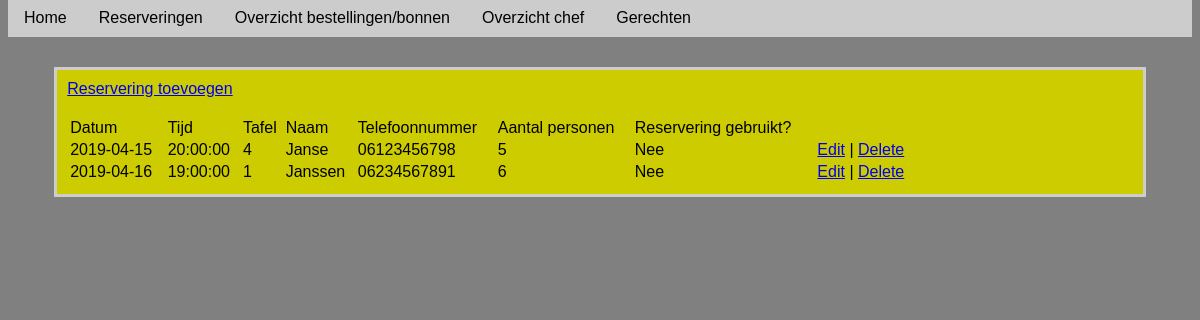
/clsReserveringen.php, run on the app's committed database.
### tables this page shows
CREATE TABLE `reservering` (
  `ReserveringID` int(11) NOT NULL,
  `Tafel` varchar(3) NOT NULL,
  `Datum` date NOT NULL,
  `Tijd` time NOT NULL,
  `Klantid` int(5) NOT NULL,
  `Personen` int(11) NOT NULL,
  `Reservatie` varchar(3) NOT NULL
);

CREATE TABLE `klant` (
  `Klantid` int(5) NOT NULL,
  `Klantnaam` varchar(30) NOT NULL,
  `Telefoon` varchar(11) NOT NULL
);

### clsReserveringen.php (the view, shortened to what this page needs)
<!DOCTYPE html PUBLIC "-//W3C//DTD XHTML 1.0 Transitional//EN" "http://www.w3.org/TR/xhtml1/DTD/xhtml1-transitional.dtd">
<html xmlns="http://www.w3.org/1999/xhtml">
<head>
	<link rel="stylesheet" type="text/css" a href="styles/style.css"/>
</head>
 <?php
include_once 'includes/header.php'
?>
<body>
 <main>
<a href="classes/ReserveringCRUD/add.html">Reservering toevoegen</a><br/><br/>
    <table width='80%'>
 <thead>
    <tr>
        <td>Datum</td>
    	<td>Tijd</td>
    	<td>Tafel</td>
    	<td>Naam</td>
    	<td>Telefoonnummer</td>
    	<td>Aantal personen</td>
    	<td>Reservering gebruikt?</td>
    </tr>
    </thead>
    <tbody>
    <?php
	require_once "includes/config.php";
     $sql = "SELECT reservering.ReserveringID, reservering.Tafel, reservering.Datum, reservering.Tijd,  klant.Klantnaam, klant.Telefoon, reservering.Personen, reservering.Reservatie FROM reservering JOIN Klant ON reservering.Klantid = klant.Klantid ORDER BY datum, tijd ASC";
            $result = $mysqli->query($sql);
            if($result->num_rows > 0) {
            while($row = $result->fetch_assoc()) {
		echo "<td>".$row['Datum']."</td>";
        echo "<td>".$row['Tijd']."</td>";
        echo "<td>".$row['Tafel']."</td>";
    	echo "<td>".$row['Klantnaam']."</td>";
    	echo "<td>".$row['Telefoon']."</td>";
    	echo "<td>".$row['Personen']."</td>";
    	echo "<td>".$row['Reservatie']."</td>";
    	echo "<td> <a href=\"classes/ReserveringCRUD/edit.php?id=$row[ReserveringID]\">Edit</a> | <a href=\"classes/ReserveringCRUD/delete.php?id=$row[ReserveringID]\" onClick=\"return confirm('Weet u zeker dat u deze reservering wilt verwijderen?')\">Delete</a></td>";
     }
    }
    ?>
    </tbody>
    </table>
 </main>
</body>
</html>

### styles/style.css (style rules this page uses)
main { margin-top:30px; margin-left: auto; margin-right: auto; width: 90%; border: 3px solid #cccccc; padding: 10px; background-color:#CCCC00; }
body { background-color:gray; margin-top:-5px; font-family:"Lucida Grande", arial, sans-serif; }

### data on the page
reservering: Datum "2019-04-15", Tijd "20:00:00", Tafel "4", Klantid.Klantnaam "Janse", Klantid.Telefoon "06123456798", Personen "5", Reservatie "Nee"
reservering: Datum "2019-04-16", Tijd "19:00:00", Tafel "1", Klantid.Klantnaam "Janssen", Klantid.Telefoon "06234567891", Personen "6", Reservatie "Nee"
